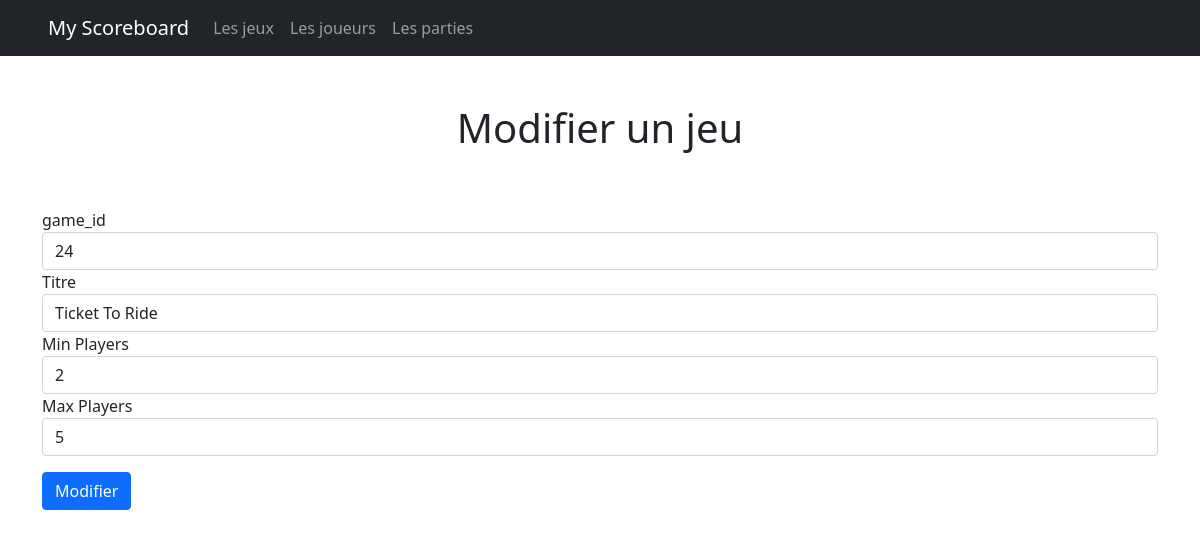
The page /jeux/m/24 on the database its author committed.
### tables this page shows
CREATE TABLE `game` (
  `game_id` int(11) NOT NULL,
  `title` varchar(255) NOT NULL,
  `min_players` int(11) NOT NULL,
  `max_players` int(11) NOT NULL
);

### controller/jeuxController.controller.php (called while the page is built, shortened)
<?php
require "models/jeuManager.class.php";
class GamesController {
    private $_gameManager;
    public function __construct() {
        $this->_gameManager = new GameManager();
        $this->_gameManager->chargementGames();
    }
    public function modifierGame($game_id) {
        $game = $this->_gameManager->getGameById($game_id);
        require "views/modifierUnJeu.views.php";
    }
}

### index.php (called while the page is built, shortened)
<?php
require_once "controller/jeuxController.controller.php";
$gameController = new gamesController();
try {
    if (empty($_GET['page'])) {
        require 'views/accueil.views.php';
    } else {
        $url = explode('/', filter_var($_GET['page']), FILTER_SANITIZE_URL);
        switch ($url[0]) {
            case "jeux" :
                if (empty($url[1])) {
                    $gameController->afficherListeGames();
                }  else if ($url[1] === "m") {
                    $gameController->modifierGame($url[2]);
                }
                break;
        }
    }
}
catch(Exception $e){
    $msg = $e->getMessage();
    require "views/error.views.php";
}

### models/jeuManager.class.php (called while the page is built, shortened)
<?php
require_once "model.class.php";
require_once "jeu.class.php";
class GameManager extends Model {
    private $games;
    public function ajouterGame($game){
        $this->games[] = $game;
    }
    public function chargementGames()
    {
        $req = $this->getBdd()->prepare('SELECT * FROM game ORDER bY game_id desc');
        $req->execute();
        $games = $req->fetchAll(PDO::FETCH_ASSOC);
    }
    public function getGameById($game_id){
        for($i=0; $i < count($this->games); $i++) {
            if($this->games[$i]->getGameId() === $game_id){
                return $this->games[$i];
            }
        }
        throw new Exception("Le jeu n'existe pas.");
    }
}

### models/jeu.class.php (called while the page is built, shortened)
<?php
class game {
    private $_game_id;
    private $_title;
    private $_min_players;
    private $_max_players;
    public function __construct($game_id,$title,$min_players,$max_players)
    {
        $this->_game_id = $game_id;
        $this->_title = $title;
        $this->_min_players = $min_players;
        $this->_max_players = $max_players;
    }
    public function getGameId() {
        return $this->_game_id;
    }
    public function getTitle() {
        return $this->_title;
    }
    public function getMin_players() {
        return $this->_min_players;
    }
    public function getMax_players() {
        return $this->_max_players;
    }
}

### models/model.class.php (called while the page is built, shortened)
<?php
abstract class Model {
    private static $pdo;
    public static function setBdd() {
        self::$pdo = New PDO('mysql:host=localhost;dbname=wf3_php_final_pamela;charset=utf8mb4','root','');
        self::$pdo->setAttribute(PDO::ATTR_ERRMODE, PDO::ERRMODE_WARNING);
    }
    public function getBdd() {
        return self::$pdo;
    }
}

### views/modifierUnJeu.views.php (the view, shortened to what this page needs)
<h1 class= 'text-center py-5'>Modifier un jeu</h1>
<form method="POST" action="<?= URL ?>jeux/mv">
  <div class="form-group">
    <label for="game_id">game_id</label>
    <input type="text" class="form-control" id="game_id" name="game_id" value="<?= $game->getGameId(); ?>">
  </div>
  <div class="form-group">
    <label for="title">Titre</label>
    <input type="text" class="form-control" id="title" name="title" value="<?= $game->getTitle(); ?>">
  </div>
  <div class="form-group">
    <label for="min_players">Min Players</label>
    <input type="text" class="form-control" id="min_players" name="min_players" value="<?= $game->getMin_players(); ?>">
  </div>
  <div class="form-group">
    <label for="max_players">Max Players</label>
    <input type="text" class="form-control" id="max_players" name="max_players" value="<?= $game->getMax_players(); ?>">
  </div>
  <button type="submit" class="btn btn-primary my-3">Modifier</button>
</form>
<?php
require "layout.php";
?>

### rows shown on the page
game: game_id "24", title "Ticket To Ride", min_players "2", max_players "5"
